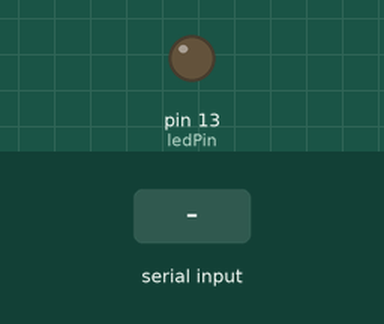
The sketch below on a simulated Arduino Mega 2560, built with avr-gcc and run on an emulated ATmega2560. Shown: output pins drawn as LEDs (lit = HIGH). The inputs (shaded band) are chosen by the test bench.

Above: at 1.2 s.
1.3 s: "1\n" received over the second serial link
At 2.0 s:
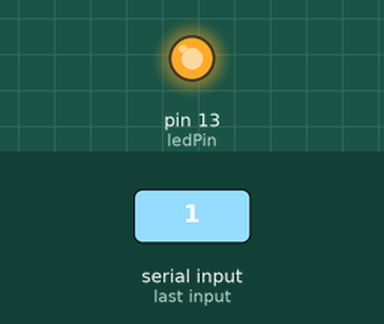
Timing chart, 0 to 4.3 s (numbered marks = the images above; inputs shaded):
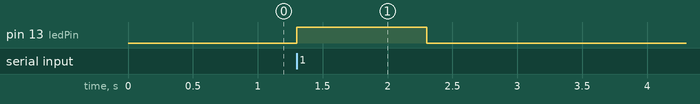

Measured:
- after the input at 1.3 s, pin 13 (ledPin): LOW → HIGH at once, → LOW 1.0 s later

The sketch:

Assistance_Button_Buzzer.ino
```cpp
//Assistance Button - Buzzer Code
int ledPin = 13;

void setup() {
  Serial1.begin(9600);
  Serial.begin(9600);
  pinMode(ledPin, OUTPUT);
}

void loop() {
  int sig;

  if(Serial1.available()){
    sig = Serial1.parseInt();
    if(sig == 1){
      digitalWrite(ledPin, HIGH);
    }else{
      digitalWrite(ledPin, LOW);
    }
  }else{
    digitalWrite(ledPin, LOW);
  }
}
```
